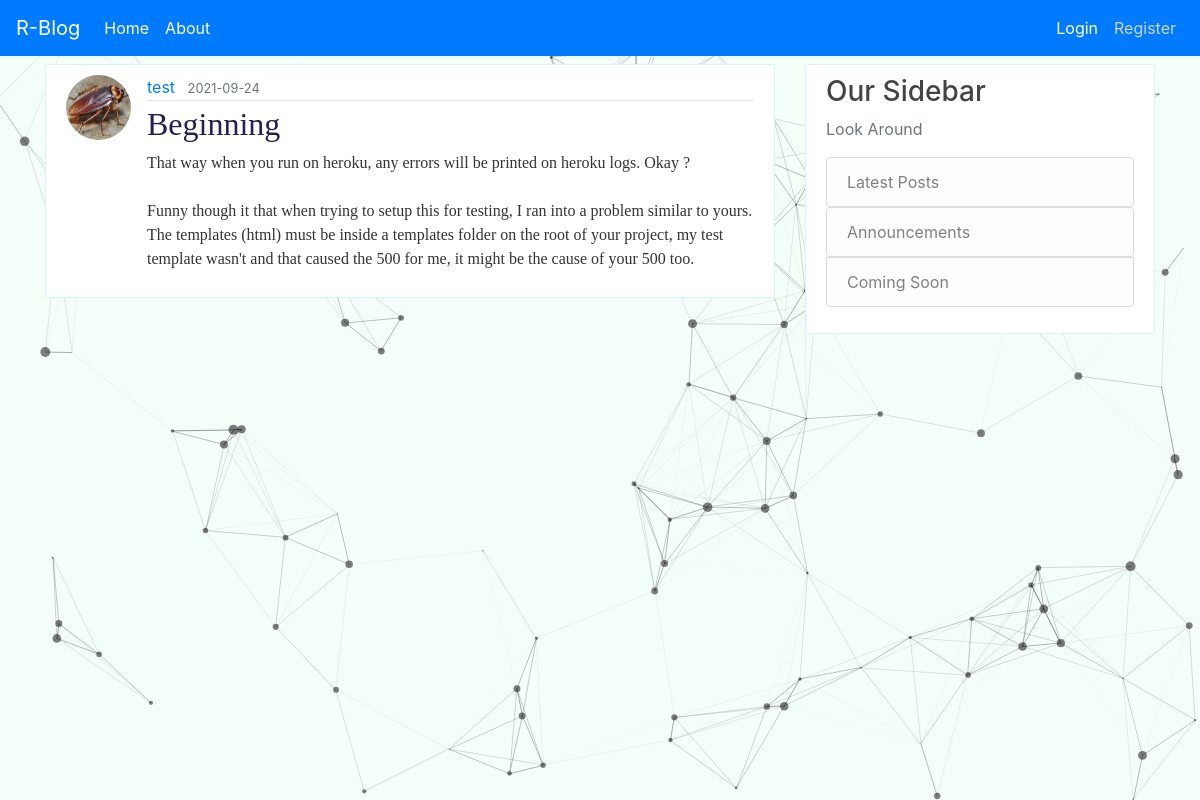
/post/1, run on the app's committed database.
### flaskblog/models.py (models this page shows, shortened)
class User(db.Model, UserMixin):
    __table_args__ = {'extend_existing': True}
    id = db.Column(db.Integer, primary_key=True)
    username = db.Column(db.String(20), unique=True, nullable=False)
    email = db.Column(db.String(120), unique=True, nullable=False)
    image_file = db.Column(db.String(20), nullable=False, default='default.jpg')
    password = db.Column(db.String(60), nullable=False)
    posts = db.relationship('Post', backref='author', lazy=True)

class Post(db.Model):
    id = db.Column(db.Integer, primary_key=True)
    title = db.Column(db.String(100), nullable=False)
    date_posted = db.Column(db.DateTime, nullable=False, default=datetime.utcnow)
    content = db.Column(db.Text, nullable=False)
    user_id = db.Column(db.Integer, db.ForeignKey('user.id'), nullable=False)

### flaskblog/posts/routes.py (the view)
@posts.route("/post/<int:post_id>")
def post(post_id):
    post = Post.query.get_or_404(post_id)
    return render_template('post.html', title=post.title,post=post)

### flaskblog/templates/post.html (shortened to what this page needs)
{% extends "layout.html" %}
{% block content %}
  <article class="media content-section">
    <img class="rounded-circle article-img" src="{{ url_for('static', filename='profile_pics/' + post.author.image_file) }}">
    <div class="media-body">
      <div class="article-metadata">
        <a class="mr-2" href="{{ url_for('users.user_posts', username=post.author.username) }}">{{ post.author.username }}</a>
        <small class="text-muted">{{ post.date_posted.strftime('%Y-%m-%d') }}</small>
      </div>
      <h2 class="article-title">{{ post.title }}</h2>
      <p class="article-content">{{ post.content }}</p>
    </div>
  </article>
{% endblock content %}

### flaskblog/static/main.css (style rules this page uses)
body { background: #fafafa; color: #333333; margin-top: 0rem; position: relative; }
h1, h2, h3, h4, h5, h6 { color: #444444; }
.content-section { background: #ffffff; padding: 10px 20px; border: 1px solid #d6f4ff; border-radius: 1px; margin-bottom: 20px; margin-top: 8px; }
.article-title { color: #271f52; font-family: "Times", Times, serif; }
.article-content { white-space: pre-line; font-family: "Times New Roman", Times, serif; }
.article-img { height: 65px; width: 65px; margin-right: 16px; }
.article-metadata { padding-bottom: 1px; margin-bottom: 4px; border-bottom: 1px solid #e3e3e3 }

### data on the page
User: image_file (picture), author.username "test"
Post: date_posted "2021-09-24", title "Beginning", content "That way when you run on heroku, any errors will be printed on heroku logs. Okay ? Funny though it that when trying to setup this for testing, I ran into a problem similar to yours. The templates (html) must be inside a templates folder on the root of your project, my test template wasn't and that caused the 500 for me, it might be the cause of your 500 too."
